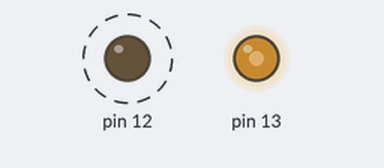
Bench run of a sketch on a simulated Arduino Uno, built with avr-gcc and run on an emulated ATmega328P. Shown: output pins drawn as LEDs (lit = HIGH). Dashed ring = blinking.

Above: at 0.2 s.
Timing chart, 0 to 3.0 s (numbered marks = the images above):
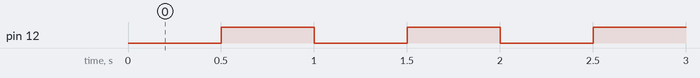

The sketch:

Interrupt_Test.ino
```cpp
/*
 *  Timer1 library example
 *  June 2008 | jesse dot tane at gmail dot com
 */

#include "TimerOne.h"

void setup()
{
  pinMode(12, OUTPUT);
  Timer1.initialize(500000);         // initialize timer1, and set a 1/2 second period
  Timer1.pwm(13, 512);                // setup pwm on pin 9, 50% duty cycle
  Timer1.attachInterrupt(callback);  // attaches callback() as a timer overflow interrupt
}

void callback()
{
  digitalWrite(12, digitalRead(12) ^ 1);
}

void loop()
{
  // your program here...
}
//attachInterrupt(function, period)
```

Measured:
- by itself, pin 12: alternates HIGH for 0.50 s and LOW for 0.50 s
